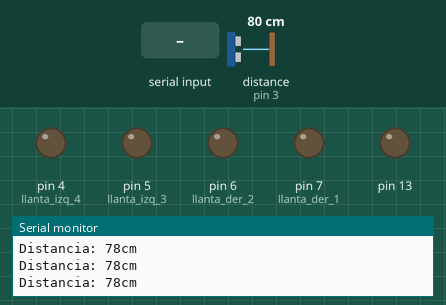
Recording of a sketch running on a simulated Arduino Uno, built with avr-gcc and run on an emulated ATmega328P. Shown: output pins drawn as LEDs (lit = HIGH), the last lines printed to the serial monitor. Wiring (inferred from the names in the program): ultrasonic range finder: trigger pin 2; echo pin 3. Inputs (shaded band) come from the test bench; at power-on: distance to the obstacle (sensor on pin 3) 80 cm. The echo pulse lasts 58.3 µs per cm; pins used as bus, display or sensor lines are not drawn.

Above: at 1.2 s.
1.3 s: distance to the obstacle (sensor on pin 3) set to 12 cm
3.0 s: distance to the obstacle (sensor on pin 3) set to 9 cm
At 5.8 s:
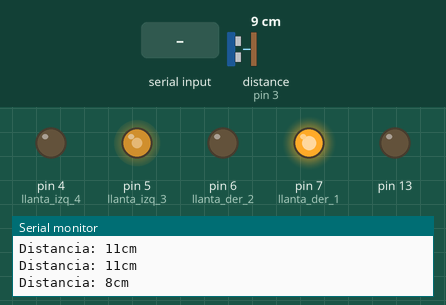
6.0 s: distance to the obstacle (sensor on pin 3) set to 18 cm
At 6.5 s:
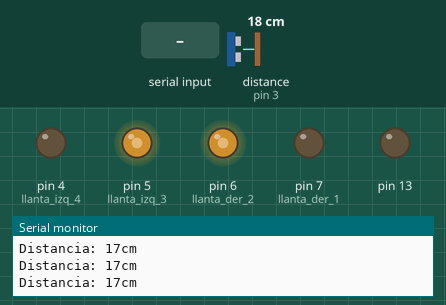
7.5 s: "4" received over the second serial link
At 7.8 s:
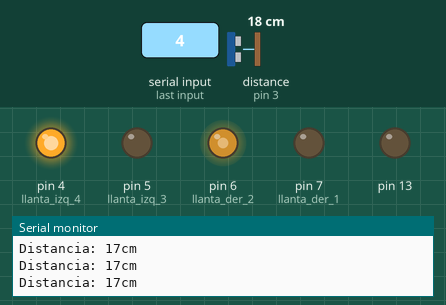
9.0 s: "1" received over the second serial link
At 10.3 s:
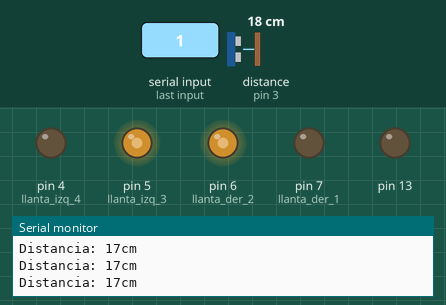
Timing chart, 0 to 12.0 s (numbered marks = the images above; inputs shaded):
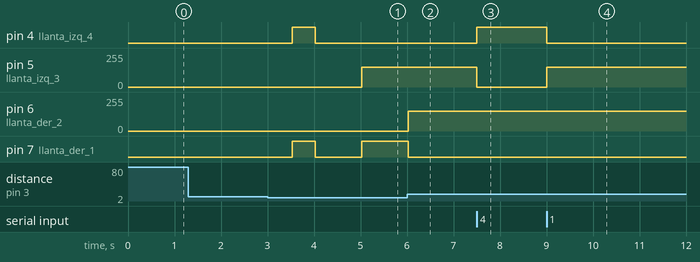

Measured:
- the behaviour switches between 11 and 10 cm on distance to the obstacle (sensor on pin 3) (found by bisection; images 0 and 1)
- after the input at 3.0 s, pin 4 (llanta_izq_4): LOW → HIGH after 0.53 s, → LOW 0.50 s later; pin 5 (llanta_izq_3): 0/255 → 150/255 after 2.0 s; pin 7 (llanta_der_1): LOW → HIGH after 0.53 s, → LOW 0.50 s later, → HIGH 1.0 s later
- after the input at 6.0 s, pin 4 (llanta_izq_4): stays LOW (without the input it goes to HIGH after 0.53 s); pin 5 (llanta_izq_3): stays 150/255 (without the input it goes to 0/255 after 0.03 s); pin 6 (llanta_der_2): 0/255 → 150/255 at once; pin 7 (llanta_der_1): goes on until 6.0 s, then stays LOW
- after the input at 7.5 s, pin 4 (llanta_izq_4): LOW → HIGH at once; pin 5 (llanta_izq_3): 150/255 → 0/255 at once
- after the input at 9.0 s, pin 4 (llanta_izq_4): HIGH → LOW at once; pin 5 (llanta_izq_3): 0/255 → 150/255 at once

The sketch:

carro_para_cargar.ino
```cpp
#include <SoftwareSerial.h>   // Incluimos la librería  SoftwareSerial
SoftwareSerial Bluetooth(10,11);    // Definimos los pines Tx y RX del Arduino conectados al Bluetooth
char comando =0;

//Llantas
int llanta_der_1 = 7;
int llanta_der_2 = 6;
int llanta_izq_3 = 5;
int llanta_izq_4 = 4;

int velocidad = 150; //0 - 255

// Sensor ultrasonico
const int Trigger = 2;   //Pin digital 2 para el Trigger del sensor
const int Echo = 3;   //Pin digital 3 para el Echo del sensor
long t; //timepo que demora en llegar el eco
long d; //distancia en centimetros


void setup(){
  // Inicializamos  el puerto serie
  Serial.begin(9600);

  //Bluethooh
  Bluetooth.begin(38400);       // Inicializamos el puerto serie BT (Para Modo AT 2)


  //Sensor ultrasonico
  pinMode(Trigger, OUTPUT); //pin como salida
  pinMode(Echo, INPUT);  //pin como entrada
  digitalWrite(Trigger, LOW);//Inicializamos el pin con 0
  pinMode(13, OUTPUT);

  // inicializar los pines de control del puente h como salidas e inicializar en LOW
  pinMode(llanta_der_1, OUTPUT);
  pinMode(llanta_der_2, OUTPUT);
  pinMode(llanta_izq_3, OUTPUT);
  pinMode(llanta_izq_4, OUTPUT);
  analogWrite(llanta_der_1, LOW);
  analogWrite(llanta_der_2, LOW);
  analogWrite(llanta_izq_3, LOW);
  analogWrite(llanta_izq_4, LOW);
}

void loop(){

    check_distance();
    //avanzar();

    if(d < 10){
      rutina_evacion();
    }else{
      if(Bluetooth.available()){
      comando = Bluetooth.read();
      //Serial.write(comando);
      switch (comando){
        case '1':
          avanzar();
          break;

        case '2':
          detenerse();
          break;

        case '3':
          vuelta_derecha();
          break;

        case '4':
          vuelta_izquierda();
          break;

        default:
          break;
        };
      }
    }
}


// ***SENSOR ULTRASONICO
void check_distance(){
  digitalWrite(Trigger, HIGH);
  delayMicroseconds(10);          //Enviamos un pulso de 10us
  digitalWrite(Trigger, LOW);

  t = pulseIn(Echo, HIGH); //obtenemos el ancho del pulso
  d = t/59;             //escalamos el tiempo a una distancia en cm

  Serial.print("Distancia: ");
  Serial.print(d);      //Enviamos serialmente el valor de la distancia
  Serial.print("cm");
  Serial.println();
}

void rutina_evacion(){
  int espera = 1000;
  detenerse();
  delay(500);
  reversa();
  delay(500);
  detenerse();
  delay(espera);
  vuelta_derecha();
  delay(espera);

  avanzar();
}


// *** MOVIMIENTOS DIRECCIONES***

void avanzar(){
  analogWrite(llanta_der_1, LOW);
  analogWrite(llanta_der_2, velocidad);

  analogWrite(llanta_izq_3, velocidad);
  analogWrite(llanta_izq_4, LOW);

}

void reversa(){
  analogWrite(llanta_der_1, 128);
  analogWrite(llanta_der_2, LOW);


  analogWrite(llanta_izq_3, LOW);
  analogWrite(llanta_izq_4, 128);

}

void detenerse(){
   analogWrite(llanta_der_1, LOW);
  analogWrite(llanta_der_2, LOW);

  analogWrite(llanta_izq_3, LOW);
  analogWrite(llanta_izq_4, LOW);
}


void vuelta_derecha(){
  // Para girar a la derecha, la llanta izquierda avanza hacia delante y la llanta derecha acanza hacia atras
  analogWrite(llanta_izq_3, velocidad);
  analogWrite(llanta_izq_4, LOW);

    analogWrite(llanta_der_2, LOW);
  analogWrite(llanta_der_1, 128);
}

void vuelta_izquierda(){
  analogWrite(llanta_der_2, velocidad);
  analogWrite(llanta_der_1, LOW);

    analogWrite(llanta_izq_3, LOW);
  analogWrite(llanta_izq_4, 128);
}
```
